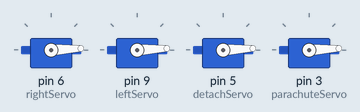
This sketch was run on a simulated Arduino Uno, built with avr-gcc and run on an emulated ATmega328P. Parts: 4 × servo.

Above: at 0.05 s.
At 0.45 s:
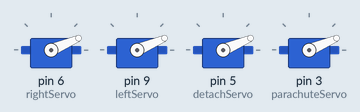
At 0.9 s:
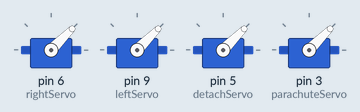
At 1.2 s:
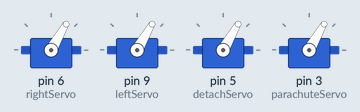
At 1.5 s:
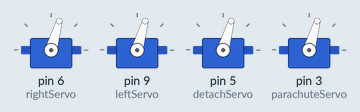
At 1.8 s:
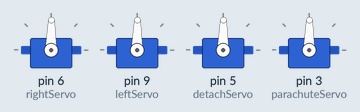
Timing chart, 0 to 4.2 s (numbered marks = the images above):
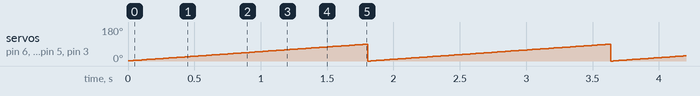

Measured:
- by itself, servo on pin 6 (rightServo), servo on pin 9 (leftServo), servo on pin 5 (detachServo), servo on pin 3 (parachuteServo): ramps from 0° to 89° and jumps back, once every 1.8 s

The sketch:

test.ino
```cpp
#include <Servo.h>
#include <SoftwareSerial.h>

#define SWSER_TX 7
#define SWSER_RX 8
SoftwareSerial gpsSerial(SWSER_TX, SWSER_RX);

Servo leftServo;
Servo rightServo;
Servo parachuteServo;
Servo detachServo;

int i;
// the setup routine runs once when you press reset:
void setup() {
  gpsSerial.begin(9600);
  rightServo.attach(6);  // attaches the servo on pin 9 to the servo object
  leftServo.attach(9);  // attaches the servo on pin 9 to the servo object
  detachServo.attach(5);
  parachuteServo.attach(3);
  i = 0;
}

// the loop routine runs over and over again forever:
void loop() {
  i++;
  i = i % 90;
    leftServo.write(i);
    rightServo.write(i);
    parachuteServo.write(i);
    detachServo.write(i);
    delay(20);
}
```
